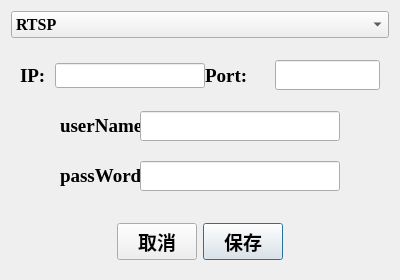
<?xml version="1.0" encoding="UTF-8"?>
<ui version="4.0">
 <class>addVideo</class>
 <widget class="QDialog" name="addVideo">
  <property name="geometry">
   <rect>
    <x>0</x>
    <y>0</y>
    <width>400</width>
    <height>280</height>
   </rect>
  </property>
  <property name="minimumSize">
   <size>
    <width>400</width>
    <height>280</height>
   </size>
  </property>
  <property name="maximumSize">
   <size>
    <width>500</width>
    <height>320</height>
   </size>
  </property>
  <property name="font">
   <font>
    <family>Times New Roman</family>
    <pointsize>14</pointsize>
    <weight>75</weight>
    <bold>true</bold>
   </font>
  </property>
  <property name="windowTitle">
   <string>addVideo</string>
  </property>
  <layout class="QVBoxLayout" name="verticalLayout_2">
   <item>
    <widget class="QComboBox" name="videoTypeBox">
     <property name="font">
      <font>
       <family>Times New Roman</family>
       <pointsize>12</pointsize>
       <weight>75</weight>
       <bold>true</bold>
      </font>
     </property>
     <item>
      <property name="text">
       <string>RTSP</string>
      </property>
     </item>
     <item>
      <property name="text">
       <string>RTMP</string>
      </property>
     </item>
     <item>
      <property name="text">
       <string>HTTP-FLV</string>
      </property>
     </item>
     <item>
      <property name="text">
       <string>Local-Camera</string>
      </property>
     </item>
    </widget>
   </item>
   <item>
    <widget class="QStackedWidget" name="stackedWidget">
     <property name="currentIndex">
      <number>0</number>
     </property>
     <widget class="QWidget" name="rtspPage">
      <layout class="QVBoxLayout" name="verticalLayout">
       <item>
        <widget class="QWidget" name="widget" native="true">
         <property name="minimumSize">
          <size>
           <width>170</width>
           <height>45</height>
          </size>
         </property>
         <property name="font">
          <font>
           <family>Times New Roman</family>
           <pointsize>14</pointsize>
           <weight>75</weight>
           <bold>true</bold>
          </font>
         </property>
         <layout class="QHBoxLayout" name="horizontalLayout" stretch="1,0,2,3">
          <property name="spacing">
           <number>0</number>
          </property>
          <property name="leftMargin">
           <number>0</number>
          </property>
          <property name="topMargin">
           <number>0</number>
          </property>
          <property name="rightMargin">
           <number>0</number>
          </property>
          <property name="bottomMargin">
           <number>0</number>
          </property>
          <item>
           <widget class="QLabel" name="label">
            <property name="font">
             <font>
              <family>Times New Roman</family>
              <pointsize>14</pointsize>
              <weight>75</weight>
              <bold>true</bold>
             </font>
            </property>
            <property name="text">
             <string>IP:</string>
            </property>
           </widget>
          </item>
          <item>
           <widget class="QLineEdit" name="ipEdit">
            <property name="minimumSize">
             <size>
              <width>125</width>
              <height>25</height>
             </size>
            </property>
            <property name="maximumSize">
             <size>
              <width>150</width>
              <height>25</height>
             </size>
            </property>
           </widget>
          </item>
          <item>
           <widget class="QLabel" name="label_4">
            <property name="text">
             <string>Port:</string>
            </property>
           </widget>
          </item>
          <item>
           <widget class="QLineEdit" name="portEdit">
            <property name="minimumSize">
             <size>
              <width>0</width>
              <height>25</height>
             </size>
            </property>
           </widget>
          </item>
         </layout>
        </widget>
       </item>
       <item>
        <widget class="QWidget" name="widget_3" native="true">
         <property name="minimumSize">
          <size>
           <width>0</width>
           <height>40</height>
          </size>
         </property>
         <property name="font">
          <font>
           <family>Times New Roman</family>
           <pointsize>14</pointsize>
           <weight>75</weight>
           <bold>true</bold>
          </font>
         </property>
         <layout class="QHBoxLayout" name="horizontalLayout_2" stretch="0,1,3,0">
          <property name="spacing">
           <number>0</number>
          </property>
          <property name="leftMargin">
           <number>0</number>
          </property>
          <property name="topMargin">
           <number>0</number>
          </property>
          <property name="rightMargin">
           <number>0</number>
          </property>
          <property name="bottomMargin">
           <number>0</number>
          </property>
          <item>
           <spacer name="horizontalSpacer_4">
            <property name="orientation">
             <enum>Qt::Horizontal</enum>
            </property>
            <property name="sizeHint" stdset="0">
             <size>
              <width>40</width>
              <height>20</height>
             </size>
            </property>
           </spacer>
          </item>
          <item>
           <widget class="QLabel" name="label_2">
            <property name="minimumSize">
             <size>
              <width>80</width>
              <height>40</height>
             </size>
            </property>
            <property name="maximumSize">
             <size>
              <width>80</width>
              <height>40</height>
             </size>
            </property>
            <property name="font">
             <font>
              <family>Times New Roman</family>
              <pointsize>14</pointsize>
              <weight>75</weight>
              <bold>true</bold>
             </font>
            </property>
            <property name="text">
             <string>userName:</string>
            </property>
           </widget>
          </item>
          <item>
           <widget class="QLineEdit" name="usrNameEdit">
            <property name="minimumSize">
             <size>
              <width>135</width>
              <height>25</height>
             </size>
            </property>
            <property name="font">
             <font>
              <family>Times New Roman</family>
              <pointsize>14</pointsize>
              <weight>75</weight>
              <bold>true</bold>
             </font>
            </property>
           </widget>
          </item>
          <item>
           <spacer name="horizontalSpacer_5">
            <property name="orientation">
             <enum>Qt::Horizontal</enum>
            </property>
            <property name="sizeHint" stdset="0">
             <size>
              <width>40</width>
              <height>20</height>
             </size>
            </property>
           </spacer>
          </item>
         </layout>
        </widget>
       </item>
       <item>
        <widget class="QWidget" name="widget_4" native="true">
         <property name="minimumSize">
          <size>
           <width>0</width>
           <height>40</height>
          </size>
         </property>
         <property name="font">
          <font>
           <family>Times New Roman</family>
           <pointsize>14</pointsize>
           <weight>75</weight>
           <bold>true</bold>
          </font>
         </property>
         <layout class="QHBoxLayout" name="horizontalLayout_3" stretch="0,1,3,0">
          <property name="spacing">
           <number>0</number>
          </property>
          <property name="leftMargin">
           <number>0</number>
          </property>
          <property name="topMargin">
           <number>0</number>
          </property>
          <property name="rightMargin">
           <number>0</number>
          </property>
          <property name="bottomMargin">
           <number>0</number>
          </property>
          <item>
           <spacer name="horizontalSpacer_6">
            <property name="orientation">
             <enum>Qt::Horizontal</enum>
            </property>
            <property name="sizeHint" stdset="0">
             <size>
              <width>40</width>
              <height>20</height>
             </size>
            </property>
           </spacer>
          </item>
          <item>
           <widget class="QLabel" name="label_3">
            <property name="minimumSize">
             <size>
              <width>80</width>
              <height>40</height>
             </size>
            </property>
            <property name="maximumSize">
             <size>
              <width>80</width>
              <height>40</height>
             </size>
            </property>
            <property name="font">
             <font>
              <family>Times New Roman</family>
              <pointsize>14</pointsize>
              <weight>75</weight>
              <bold>true</bold>
             </font>
            </property>
            <property name="text">
             <string>passWord:</string>
            </property>
           </widget>
          </item>
          <item>
           <widget class="QLineEdit" name="passWordEdit">
            <property name="minimumSize">
             <size>
              <width>135</width>
              <height>25</height>
             </size>
            </property>
            <property name="font">
             <font>
              <family>Times New Roman</family>
              <pointsize>14</pointsize>
              <weight>75</weight>
              <bold>true</bold>
             </font>
            </property>
           </widget>
          </item>
          <item>
           <spacer name="horizontalSpacer_7">
            <property name="orientation">
             <enum>Qt::Horizontal</enum>
            </property>
            <property name="sizeHint" stdset="0">
             <size>
              <width>40</width>
              <height>20</height>
             </size>
            </property>
           </spacer>
          </item>
         </layout>
        </widget>
       </item>
      </layout>
     </widget>
     <widget class="QWidget" name="rtmpPage">
      <layout class="QHBoxLayout" name="horizontalLayout_4">
       <item>
        <widget class="QWidget" name="widget_6" native="true">
         <property name="minimumSize">
          <size>
           <width>170</width>
           <height>45</height>
          </size>
         </property>
         <property name="font">
          <font>
           <family>Times New Roman</family>
           <pointsize>14</pointsize>
           <weight>75</weight>
           <bold>true</bold>
          </font>
         </property>
         <layout class="QHBoxLayout" name="horizontalLayout_5" stretch="1,10">
          <property name="spacing">
           <number>0</number>
          </property>
          <property name="leftMargin">
           <number>0</number>
          </property>
          <property name="topMargin">
           <number>0</number>
          </property>
          <property name="rightMargin">
           <number>0</number>
          </property>
          <property name="bottomMargin">
           <number>0</number>
          </property>
          <item>
           <widget class="QLabel" name="label_5">
            <property name="font">
             <font>
              <family>Times New Roman</family>
              <pointsize>14</pointsize>
              <weight>75</weight>
              <bold>true</bold>
             </font>
            </property>
            <property name="text">
             <string>url:</string>
            </property>
           </widget>
          </item>
          <item>
           <widget class="QLineEdit" name="rtmp_url">
            <property name="minimumSize">
             <size>
              <width>125</width>
              <height>25</height>
             </size>
            </property>
           </widget>
          </item>
         </layout>
        </widget>
       </item>
      </layout>
     </widget>
     <widget class="QWidget" name="httpFlvPage">
      <layout class="QVBoxLayout" name="verticalLayout_3">
       <item>
        <widget class="QWidget" name="widget_7" native="true">
         <property name="minimumSize">
          <size>
           <width>170</width>
           <height>45</height>
          </size>
         </property>
         <property name="font">
          <font>
           <family>Times New Roman</family>
           <pointsize>14</pointsize>
           <weight>75</weight>
           <bold>true</bold>
          </font>
         </property>
         <layout class="QHBoxLayout" name="horizontalLayout_6" stretch="1,10">
          <property name="spacing">
           <number>0</number>
          </property>
          <property name="leftMargin">
           <number>0</number>
          </property>
          <property name="topMargin">
           <number>0</number>
          </property>
          <property name="rightMargin">
           <number>0</number>
          </property>
          <property name="bottomMargin">
           <number>0</number>
          </property>
          <item>
           <widget class="QLabel" name="label_6">
            <property name="font">
             <font>
              <family>Times New Roman</family>
              <pointsize>14</pointsize>
              <weight>75</weight>
              <bold>true</bold>
             </font>
            </property>
            <property name="text">
             <string>url:</string>
            </property>
           </widget>
          </item>
          <item>
           <widget class="QLineEdit" name="http_flv_url">
            <property name="minimumSize">
             <size>
              <width>125</width>
              <height>25</height>
             </size>
            </property>
           </widget>
          </item>
         </layout>
        </widget>
       </item>
      </layout>
     </widget>
     <widget class="QWidget" name="page">
      <layout class="QVBoxLayout" name="verticalLayout_4">
       <item>
        <widget class="QWidget" name="widget_5" native="true">
         <widget class="QComboBox" name="localCamDevice">
          <property name="geometry">
           <rect>
            <x>0</x>
            <y>10</y>
            <width>341</width>
            <height>71</height>
           </rect>
          </property>
         </widget>
        </widget>
       </item>
      </layout>
     </widget>
    </widget>
   </item>
   <item>
    <widget class="QWidget" name="widget_2" native="true">
     <layout class="QGridLayout" name="gridLayout_2">
      <item row="0" column="2">
       <widget class="QPushButton" name="savePbt">
        <property name="text">
         <string>保存</string>
        </property>
       </widget>
      </item>
      <item row="0" column="3">
       <spacer name="horizontalSpacer_2">
        <property name="orientation">
         <enum>Qt::Horizontal</enum>
        </property>
        <property name="sizeHint" stdset="0">
         <size>
          <width>40</width>
          <height>20</height>
         </size>
        </property>
       </spacer>
      </item>
      <item row="0" column="0">
       <spacer name="horizontalSpacer">
        <property name="orientation">
         <enum>Qt::Horizontal</enum>
        </property>
        <property name="sizeHint" stdset="0">
         <size>
          <width>40</width>
          <height>20</height>
         </size>
        </property>
       </spacer>
      </item>
      <item row="0" column="1">
       <widget class="QPushButton" name="CancelPbt">
        <property name="text">
         <string>取消</string>
        </property>
       </widget>
      </item>
     </layout>
    </widget>
   </item>
  </layout>
 </widget>
 <resources/>
 <connections/>
</ui>
